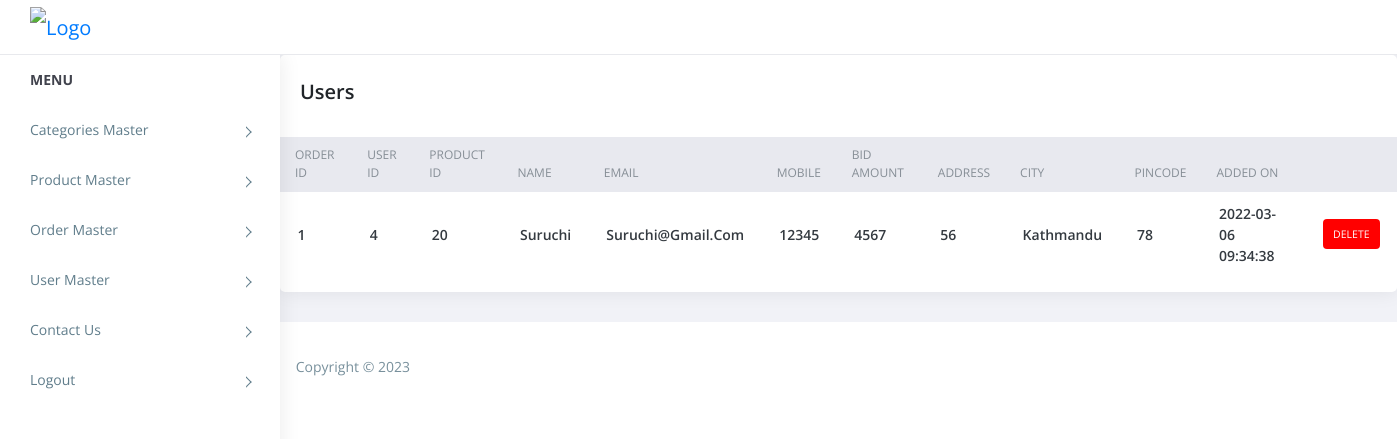
Page /order_master.php (signed in) on the committed database.
### tables this page shows
CREATE TABLE `orders` (
  `id` int(11) NOT NULL,
  `user_id` int(11) NOT NULL,
  `product_id` int(11) NOT NULL,
  `name` varchar(250) NOT NULL,
  `email` varchar(250) NOT NULL,
  `mobile` varchar(250) NOT NULL,
  `bid_amt` double NOT NULL,
  `address` varchar(250) NOT NULL,
  `city` varchar(50) NOT NULL,
  `pincode` int(11) NOT NULL,
  `added_on` datetime NOT NULL
);

### order_master.php (the view, shortened to what this page needs)
<?php
require('top.inc.php');
$sql="select * from orders order by id desc";
$res=mysqli_query($con,$sql);
?>
<div class="content pb-0">
	<div class="orders">
	   <div class="row">
		  <div class="col-xl-12">
			 <div class="card">
				<div class="card-body">
				   <h4 class="box-title">Users </h4>
				</div>
				<div class="card-body--">
				   <div class="table-stats order-table ov-h">
					  <table class="table ">
						 <thead>
							<tr>
							   <th>Order Id</th>
							   <th>User Id</th>
							   <th>Product Id</th>
							   <th>name</th>
							   <th>email</th>
							   <th>mobile</th>
							   <th>bid amount</th>
							   <th>address</th>
							   <th>city</th>
							   <th>pincode</th>
							   <th>added on</th>
							   <th></th>
							</tr>
						 </thead>
						 <tbody>
							<?php
							while($row=mysqli_fetch_assoc($res)){?>
							<tr>
							   <td><?php echo $row['id']?></td>
							   <td><?php echo $row['user_id']?></td>
							   <td><?php echo $row['product_id']?></td>
							   <td><?php echo $row['name']?></td>
							   <td><?php echo $row['email']?></td>
							   <td><?php echo $row['mobile']?></td>
							   <td><?php echo $row['bid_amt']?></td>
							   <td><?php echo $row['address']?></td>
							   <td><?php echo $row['city']?></td>
							   <td><?php echo $row['pincode']?></td>
							   <td><?php echo $row['added_on']?></td>
							   <td>
								<?php
								echo "<span class='badge badge-delete'><a href='?type=delete&id=".$row['id']."'>Delete</a></span>";
								?>
							   </td>
							</tr>
							<?php } ?>
						 </tbody>
					  </table>
				   </div>
				</div>
			 </div>
		  </div>
	   </div>
	</div>
</div>
<?php
require('footer.inc.php');
?>

### Aassets/css/style.css (style rules this page uses)
body { display: table; font-family: open sans, sans-serif; font-size: 16px; width: 100% }
.order-table { position: relative }
.order-table tr th { background: #e8e9ef }
.order-table tr td:last-child, .order-table tr th:last-child { text-align: right }
.order-table tr:last-child td { border: none }
.order-table .badge { color: #fff; padding: 10px; text-transform: uppercase; font-weight: 400 }
.order-table .badge-delete { background: #FF0000 }
.card { margin-bottom: 1.875em; border-radius: 5px; padding: 0; border: 0 solid transparent; -webkit-box-shadow: 0 0 20px rgba(0, 0, 0, .08); box-shadow: 0 0 20px rgba(0, 0, 0, .08) }
.card .box-title { font-weight: 600; font-size: 20px; padding: 5px 0 }
.card .card-body { float: left; padding: 1.25em; position: relative; width: 100% }
.table-stats table th, .table-stats table td { border: none; border-bottom: 1px solid #e8e9ef; color: #868e96; font-size: 12px; font-weight: 400; padding: .75em 1.25em; text-transform: uppercase }
.table-stats table td { color: #343a40; font-size: 14px; font-weight: 600; text-transform: capitalize; vertical-align: middle }
.badge a { color:#fff; }

### rows in the picture
orders: id "1", user "4", product "20", name "Suruchi", email "Suruchi@gmail.com", mobile "12345", bid_amt "4567", address "56", city "Kathmandu", pincode "78", added_on "2022-03-06 09:34:38"
